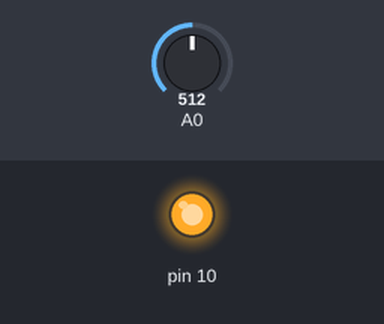
Recording of a sketch running on a simulated Arduino Uno, built with avr-gcc and run on an emulated ATmega328P. On the bench: output pins drawn as LEDs (lit = HIGH). The inputs (shaded band) are chosen by the test bench; at power-on: A0 = 512.

Above: at 1.8 s.
1.9 s: A0 set to 194
3.4 s: A0 set to 165
At 4.6 s:
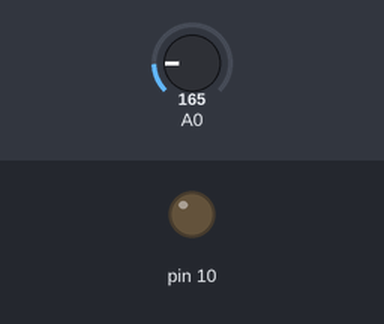
5.5 s: A0 set to 306
At 7.2 s:
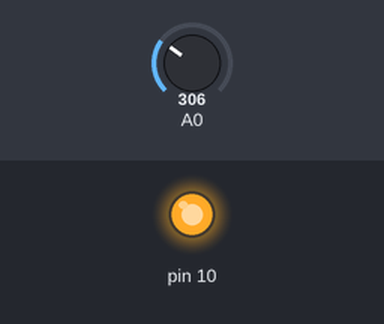
7.5 s: A0 set to 122
At 8.9 s:
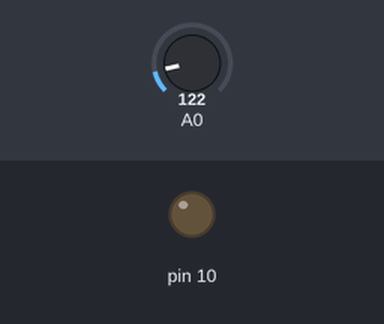
Timing chart, 0 to 10.5 s (numbered marks = the images above; inputs shaded):
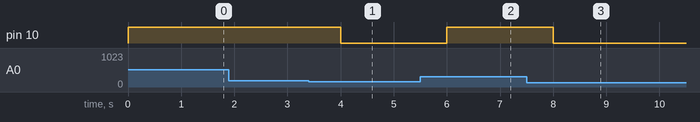

Measured:
- the behaviour switches between 180 and 179 on A0 (found by bisection; images 0 and 1)
- after the input at 1.9 s, every drawn part: stays the same
- after the input at 3.4 s, pin 10: HIGH → LOW after 0.60 s
- after the input at 5.5 s, pin 10: LOW → HIGH after 0.50 s
- after the input at 7.5 s, pin 10: HIGH → LOW after 0.50 s

The sketch:

Cambiennhietdo.ino
```cpp
void setup() {
  // put your setup code here, to run once:
  pinMode(10,OUTPUT);
}

void loop() {
  // put your main code here, to run repeatedly:
  int x=analogRead(A0);
  int t=map(x,20,358,-40,125);
  if(t>37) digitalWrite(10,HIGH);
  else digitalWrite(10,LOW);
  delay(1000);

}
```
